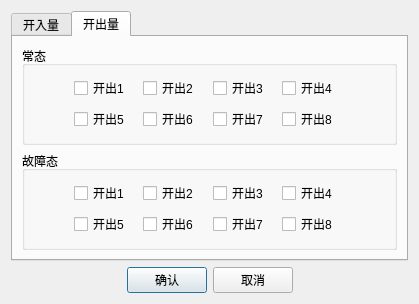
<?xml version="1.0" encoding="UTF-8"?>
<ui version="4.0">
 <class>QVolInverBinarysDlg</class>
 <widget class="QDialog" name="QVolInverBinarysDlg">
  <property name="geometry">
   <rect>
    <x>0</x>
    <y>0</y>
    <width>419</width>
    <height>304</height>
   </rect>
  </property>
  <property name="windowTitle">
   <string>开关量</string>
  </property>
  <layout class="QHBoxLayout" name="horizontalLayout">
   <item>
    <layout class="QVBoxLayout" name="verticalLayout">
     <item>
      <widget class="QTabWidget" name="m_tabWidget">
       <property name="currentIndex">
        <number>1</number>
       </property>
       <widget class="QWidget" name="tab">
        <attribute name="title">
         <string>开入量</string>
        </attribute>
        <layout class="QHBoxLayout" name="horizontalLayout_4">
         <item>
          <layout class="QVBoxLayout" name="verticalLayout_2">
           <item>
            <layout class="QHBoxLayout" name="horizontalLayout_5">
             <item>
              <spacer name="horizontalSpacer_3">
               <property name="orientation">
                <enum>Qt::Horizontal</enum>
               </property>
               <property name="sizeHint" stdset="0">
                <size>
                 <width>40</width>
                 <height>20</height>
                </size>
               </property>
              </spacer>
             </item>
             <item>
              <widget class="QCheckBox" name="checkBox_4">
               <property name="text">
                <string>开入A</string>
               </property>
              </widget>
             </item>
             <item>
              <spacer name="horizontalSpacer_5">
               <property name="orientation">
                <enum>Qt::Horizontal</enum>
               </property>
               <property name="sizeHint" stdset="0">
                <size>
                 <width>40</width>
                 <height>20</height>
                </size>
               </property>
              </spacer>
             </item>
             <item>
              <widget class="QCheckBox" name="checkBox_3">
               <property name="text">
                <string>开入B</string>
               </property>
              </widget>
             </item>
             <item>
              <spacer name="horizontalSpacer_6">
               <property name="orientation">
                <enum>Qt::Horizontal</enum>
               </property>
               <property name="sizeHint" stdset="0">
                <size>
                 <width>40</width>
                 <height>20</height>
                </size>
               </property>
              </spacer>
             </item>
             <item>
              <widget class="QCheckBox" name="checkBox_2">
               <property name="text">
                <string>开入C</string>
               </property>
              </widget>
             </item>
             <item>
              <spacer name="horizontalSpacer_7">
               <property name="orientation">
                <enum>Qt::Horizontal</enum>
               </property>
               <property name="sizeHint" stdset="0">
                <size>
                 <width>40</width>
                 <height>20</height>
                </size>
               </property>
              </spacer>
             </item>
             <item>
              <widget class="QCheckBox" name="checkBox_1">
               <property name="text">
                <string>开入D</string>
               </property>
              </widget>
             </item>
             <item>
              <spacer name="horizontalSpacer_4">
               <property name="orientation">
                <enum>Qt::Horizontal</enum>
               </property>
               <property name="sizeHint" stdset="0">
                <size>
                 <width>40</width>
                 <height>20</height>
                </size>
               </property>
              </spacer>
             </item>
            </layout>
           </item>
           <item>
            <layout class="QHBoxLayout" name="horizontalLayout_6">
             <item>
              <spacer name="horizontalSpacer_8">
               <property name="orientation">
                <enum>Qt::Horizontal</enum>
               </property>
               <property name="sizeHint" stdset="0">
                <size>
                 <width>40</width>
                 <height>20</height>
                </size>
               </property>
              </spacer>
             </item>
             <item>
              <widget class="QCheckBox" name="checkBox_5">
               <property name="text">
                <string>开入E</string>
               </property>
              </widget>
             </item>
             <item>
              <spacer name="horizontalSpacer_10">
               <property name="orientation">
                <enum>Qt::Horizontal</enum>
               </property>
               <property name="sizeHint" stdset="0">
                <size>
                 <width>40</width>
                 <height>20</height>
                </size>
               </property>
              </spacer>
             </item>
             <item>
              <widget class="QCheckBox" name="checkBox_6">
               <property name="text">
                <string>开入F</string>
               </property>
              </widget>
             </item>
             <item>
              <spacer name="horizontalSpacer_11">
               <property name="orientation">
                <enum>Qt::Horizontal</enum>
               </property>
               <property name="sizeHint" stdset="0">
                <size>
                 <width>40</width>
                 <height>20</height>
                </size>
               </property>
              </spacer>
             </item>
             <item>
              <widget class="QCheckBox" name="checkBox_7">
               <property name="text">
                <string>开入G</string>
               </property>
              </widget>
             </item>
             <item>
              <spacer name="horizontalSpacer_12">
               <property name="orientation">
                <enum>Qt::Horizontal</enum>
               </property>
               <property name="sizeHint" stdset="0">
                <size>
                 <width>40</width>
                 <height>20</height>
                </size>
               </property>
              </spacer>
             </item>
             <item>
              <widget class="QCheckBox" name="checkBox_8">
               <property name="text">
                <string>开入H</string>
               </property>
              </widget>
             </item>
             <item>
              <spacer name="horizontalSpacer_9">
               <property name="orientation">
                <enum>Qt::Horizontal</enum>
               </property>
               <property name="sizeHint" stdset="0">
                <size>
                 <width>40</width>
                 <height>20</height>
                </size>
               </property>
              </spacer>
             </item>
            </layout>
           </item>
           <item>
            <layout class="QHBoxLayout" name="horizontalLayout_7">
             <item>
              <spacer name="horizontalSpacer_13">
               <property name="orientation">
                <enum>Qt::Horizontal</enum>
               </property>
               <property name="sizeHint" stdset="0">
                <size>
                 <width>40</width>
                 <height>20</height>
                </size>
               </property>
              </spacer>
             </item>
             <item>
              <widget class="QRadioButton" name="radioButton_1">
               <property name="text">
                <string>逻辑与</string>
               </property>
              </widget>
             </item>
             <item>
              <spacer name="horizontalSpacer_15">
               <property name="orientation">
                <enum>Qt::Horizontal</enum>
               </property>
               <property name="sizeHint" stdset="0">
                <size>
                 <width>40</width>
                 <height>20</height>
                </size>
               </property>
              </spacer>
             </item>
             <item>
              <widget class="QRadioButton" name="radioButton_2">
               <property name="text">
                <string>逻辑或</string>
               </property>
              </widget>
             </item>
             <item>
              <spacer name="horizontalSpacer_14">
               <property name="orientation">
                <enum>Qt::Horizontal</enum>
               </property>
               <property name="sizeHint" stdset="0">
                <size>
                 <width>40</width>
                 <height>20</height>
                </size>
               </property>
              </spacer>
             </item>
            </layout>
           </item>
          </layout>
         </item>
        </layout>
       </widget>
       <widget class="QWidget" name="tab_2">
        <attribute name="title">
         <string>开出量</string>
        </attribute>
        <layout class="QHBoxLayout" name="horizontalLayout_3">
         <item>
          <layout class="QVBoxLayout" name="verticalLayout_3">
           <item>
            <widget class="QGroupBox" name="groupBox">
             <property name="title">
              <string>常态</string>
             </property>
             <layout class="QHBoxLayout" name="horizontalLayout_8">
              <item>
               <spacer name="horizontalSpacer_16">
                <property name="orientation">
                 <enum>Qt::Horizontal</enum>
                </property>
                <property name="sizeType">
                 <enum>QSizePolicy::Fixed</enum>
                </property>
                <property name="sizeHint" stdset="0">
                 <size>
                  <width>40</width>
                  <height>20</height>
                 </size>
                </property>
               </spacer>
              </item>
              <item>
               <layout class="QGridLayout" name="gridLayout">
                <item row="0" column="0">
                 <widget class="QCheckBox" name="checkBox_9">
                  <property name="text">
                   <string>开出1</string>
                  </property>
                 </widget>
                </item>
                <item row="0" column="1">
                 <widget class="QCheckBox" name="checkBox_10">
                  <property name="text">
                   <string>开出2</string>
                  </property>
                 </widget>
                </item>
                <item row="0" column="3">
                 <widget class="QCheckBox" name="checkBox_12">
                  <property name="text">
                   <string>开出4</string>
                  </property>
                 </widget>
                </item>
                <item row="0" column="2">
                 <widget class="QCheckBox" name="checkBox_11">
                  <property name="text">
                   <string>开出3</string>
                  </property>
                 </widget>
                </item>
                <item row="1" column="0">
                 <widget class="QCheckBox" name="checkBox_13">
                  <property name="text">
                   <string>开出5</string>
                  </property>
                 </widget>
                </item>
                <item row="1" column="2">
                 <widget class="QCheckBox" name="checkBox_15">
                  <property name="text">
                   <string>开出7</string>
                  </property>
                 </widget>
                </item>
                <item row="1" column="1">
                 <widget class="QCheckBox" name="checkBox_14">
                  <property name="text">
                   <string>开出6</string>
                  </property>
                 </widget>
                </item>
                <item row="1" column="3">
                 <widget class="QCheckBox" name="checkBox_16">
                  <property name="text">
                   <string>开出8</string>
                  </property>
                 </widget>
                </item>
               </layout>
              </item>
              <item>
               <spacer name="horizontalSpacer_17">
                <property name="orientation">
                 <enum>Qt::Horizontal</enum>
                </property>
                <property name="sizeType">
                 <enum>QSizePolicy::Fixed</enum>
                </property>
                <property name="sizeHint" stdset="0">
                 <size>
                  <width>40</width>
                  <height>20</height>
                 </size>
                </property>
               </spacer>
              </item>
             </layout>
            </widget>
           </item>
           <item>
            <widget class="QGroupBox" name="groupBox_2">
             <property name="title">
              <string>故障态</string>
             </property>
             <layout class="QHBoxLayout" name="horizontalLayout_9">
              <item>
               <spacer name="horizontalSpacer_18">
                <property name="orientation">
                 <enum>Qt::Horizontal</enum>
                </property>
                <property name="sizeType">
                 <enum>QSizePolicy::Fixed</enum>
                </property>
                <property name="sizeHint" stdset="0">
                 <size>
                  <width>40</width>
                  <height>20</height>
                 </size>
                </property>
               </spacer>
              </item>
              <item>
               <layout class="QGridLayout" name="gridLayout_2">
                <item row="0" column="0">
                 <widget class="QCheckBox" name="checkBox_17">
                  <property name="text">
                   <string>开出1</string>
                  </property>
                 </widget>
                </item>
                <item row="0" column="1">
                 <widget class="QCheckBox" name="checkBox_18">
                  <property name="text">
                   <string>开出2</string>
                  </property>
                 </widget>
                </item>
                <item row="0" column="3">
                 <widget class="QCheckBox" name="checkBox_20">
                  <property name="text">
                   <string>开出4</string>
                  </property>
                 </widget>
                </item>
                <item row="0" column="2">
                 <widget class="QCheckBox" name="checkBox_19">
                  <property name="text">
                   <string>开出3</string>
                  </property>
                 </widget>
                </item>
                <item row="1" column="0">
                 <widget class="QCheckBox" name="checkBox_21">
                  <property name="text">
                   <string>开出5</string>
                  </property>
                 </widget>
                </item>
                <item row="1" column="1">
                 <widget class="QCheckBox" name="checkBox_22">
                  <property name="text">
                   <string>开出6</string>
                  </property>
                 </widget>
                </item>
                <item row="1" column="3">
                 <widget class="QCheckBox" name="checkBox_24">
                  <property name="text">
                   <string>开出8</string>
                  </property>
                 </widget>
                </item>
                <item row="1" column="2">
                 <widget class="QCheckBox" name="checkBox_23">
                  <property name="text">
                   <string>开出7</string>
                  </property>
                 </widget>
                </item>
               </layout>
              </item>
              <item>
               <spacer name="horizontalSpacer_19">
                <property name="orientation">
                 <enum>Qt::Horizontal</enum>
                </property>
                <property name="sizeType">
                 <enum>QSizePolicy::Fixed</enum>
                </property>
                <property name="sizeHint" stdset="0">
                 <size>
                  <width>40</width>
                  <height>20</height>
                 </size>
                </property>
               </spacer>
              </item>
             </layout>
            </widget>
           </item>
          </layout>
         </item>
        </layout>
       </widget>
      </widget>
     </item>
     <item>
      <layout class="QHBoxLayout" name="horizontalLayout_2">
       <item>
        <spacer name="horizontalSpacer">
         <property name="orientation">
          <enum>Qt::Horizontal</enum>
         </property>
         <property name="sizeHint" stdset="0">
          <size>
           <width>40</width>
           <height>20</height>
          </size>
         </property>
        </spacer>
       </item>
       <item>
        <widget class="QPushButton" name="pushButton">
         <property name="text">
          <string>确认</string>
         </property>
        </widget>
       </item>
       <item>
        <widget class="QPushButton" name="pushButton_2">
         <property name="text">
          <string>取消</string>
         </property>
        </widget>
       </item>
       <item>
        <spacer name="horizontalSpacer_2">
         <property name="orientation">
          <enum>Qt::Horizontal</enum>
         </property>
         <property name="sizeHint" stdset="0">
          <size>
           <width>40</width>
           <height>20</height>
          </size>
         </property>
        </spacer>
       </item>
      </layout>
     </item>
    </layout>
   </item>
  </layout>
 </widget>
 <resources/>
 <connections/>
</ui>
